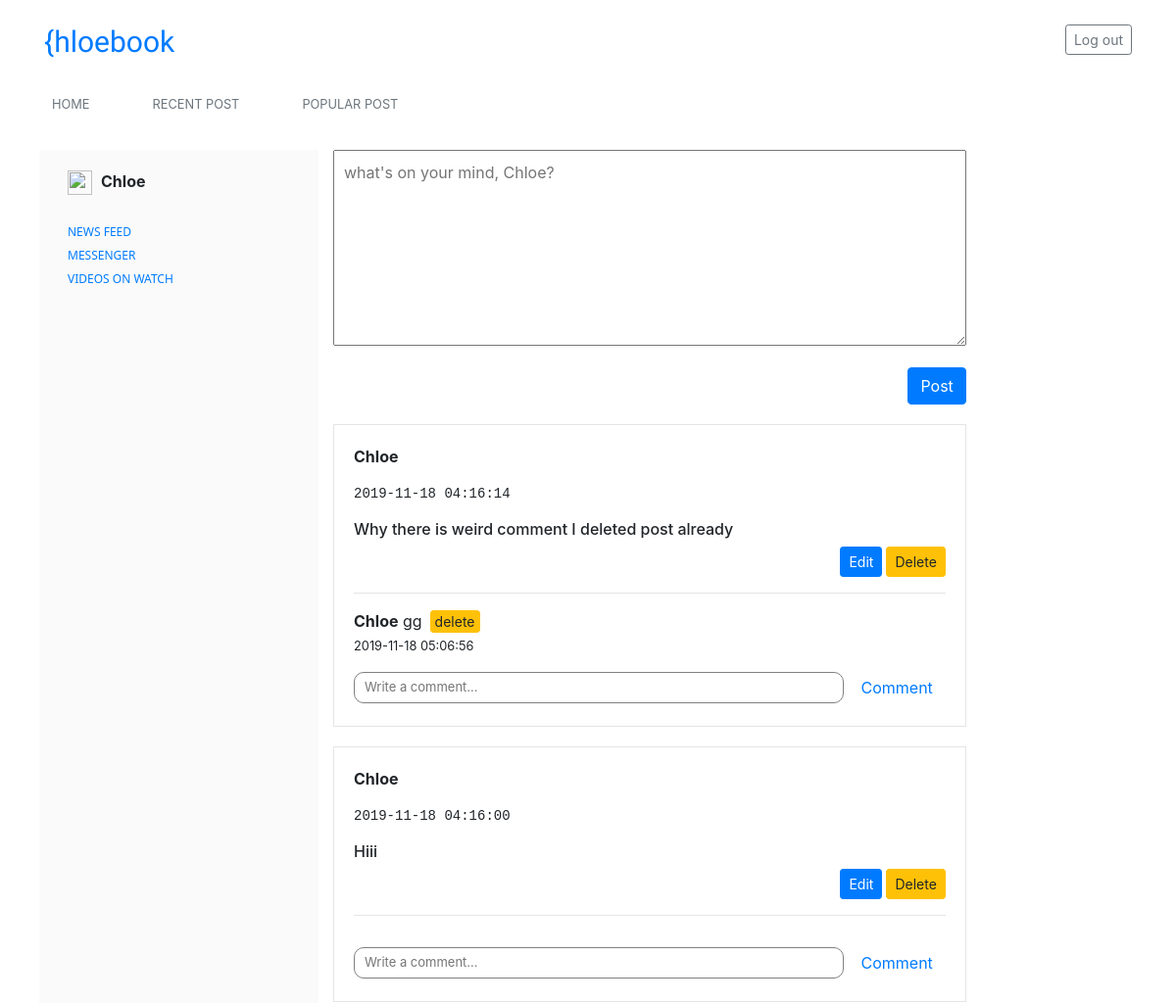
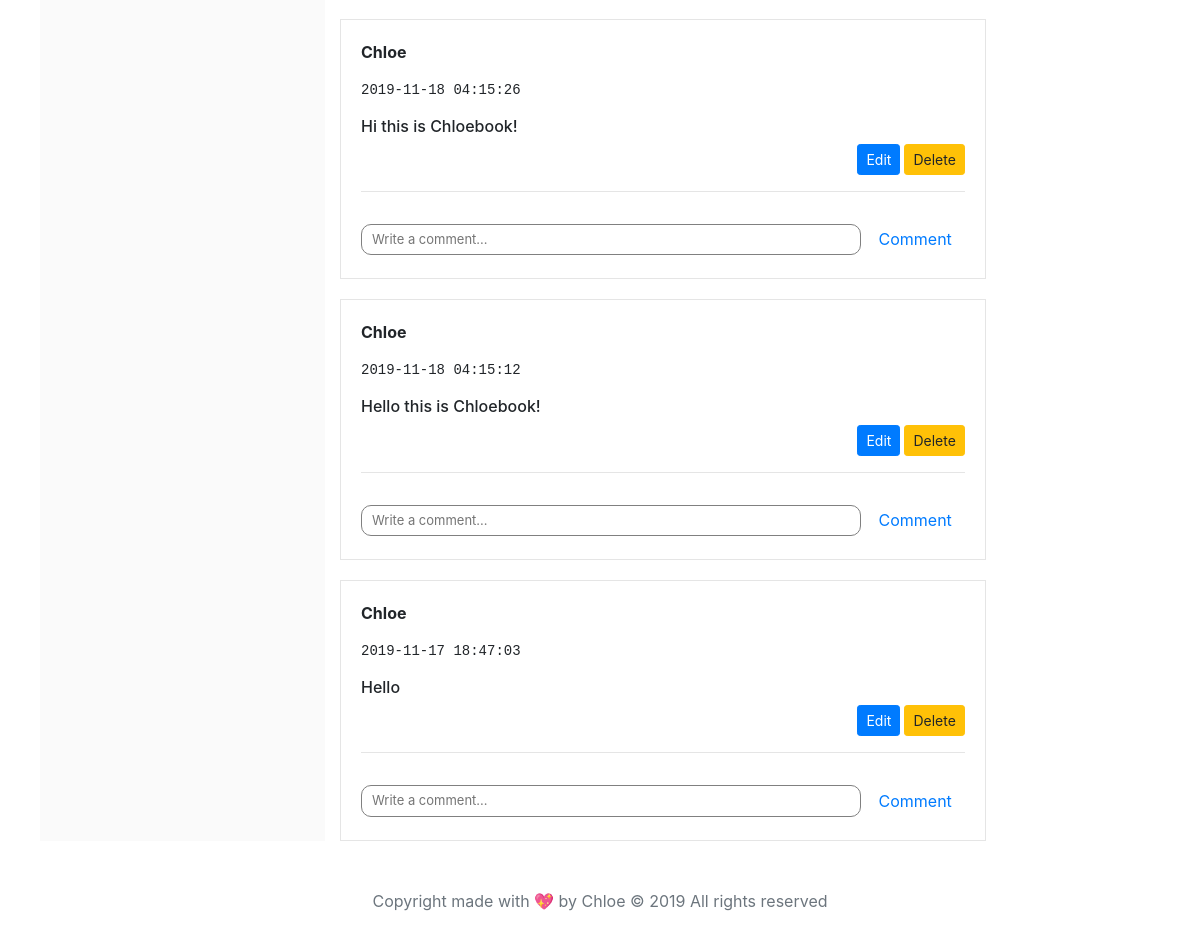
Screenshot of /user/5 (signed in) with the database file from the repository (2 pictures, top to bottom).
### app.py (models this page shows, shortened)
class User(UserMixin, db.Model):
    __tablename__ = 'users'
    id = db.Column(db.Integer, primary_key=True)
    username = db.Column(db.String(20), nullable=False)
    email = db.Column(db.String(50), nullable=False, unique=True)
    password = db.Column(db.String, nullable=False, unique=False)

class Post(db.Model):
    __tablename__ = 'posts'
    id = db.Column(db.Integer, primary_key=True)
    body = db.Column(db.String, nullable=False)
    user_id = db.Column(db.Integer, nullable=False)
    created = db.Column(db.DateTime, server_default=db.func.now())
    updated = db.Column(db.DateTime, server_default=db.func.now(), server_onupdate=db.func.now())
    like_time = db.Column(db.Integer, default = 0)
    def comments(self):
        return Comments.query.filter_by(post_id=self.id).all()

class Comments(db.Model):
    __tablename__ = 'comments'
    id = db.Column(db.Integer, primary_key=True)
    body = db.Column(db.String, nullable=False)
    user_id = db.Column(db.Integer, nullable=False)
    post_id = db.Column(db.Integer, nullable=False)
    created_at = db.Column(db.DateTime, server_default=db.func.now())
    updated_at = db.Column(db.DateTime, server_default=db.func.now(), server_onupdate=db.func.now())

### app.py (the view)
@app.route('/user/<int:user_id>')
def Profile(user_id):
    posts = Post.query.filter(Post.user_id == user_id).all()
    for post in posts:
        post.author = User.query.filter_by(id=post.user_id).first()
    return render_template("profile.html", posts=posts[::-1])

### app.py (called while the page is built)
@login_manager.user_loader
def load_user(user_id):
    return User.query.get(user_id)

### templates/profile.html (shortened to what this page needs)
{% extends 'base.html' %}
{% block content %}
<div class="row mt-4">
  <div class="col-3">
    &nbsp; <img src="https://uybor.uz/borless/avtobor/img/user-images/user_no_photo_300x300.png" width="25" height="25"
      alt="">&nbsp;
    <strong>{{current_user.username}}</strong>
    &nbsp; <a href="#" class="list">NEWS FEED</a>
    &nbsp; <a href="#" class="list mt-5">MESSENGER</a>
    &nbsp; <a href="#" class="list mt-5">VIDEOS ON WATCH</a>
  </div>
  <div clas="col-9">
    <form method='POST' class='create-post-form' action={{url_for('create_post')}}>
      <p class="card-text">
        <textarea class='create-post-input' name='body'
          placeholder="what's on your mind, {{current_user.username}}?"></textarea>
      </p>
      <button class='ml-auto d-block btn btn-primary' type='submit'>Post</button>
    </form>
    <div class='posts-container'>
      {% for post in posts %}
      <div class='single-post-container'>
        <strong>
          <p class="post-owner">{{post.author.username}}</p>
        </strong>
        <pre class="date">{{post.created}}</pre>
        <h6>{{post.body}}</h6>
        {% if post.author.id == current_user.id %}
        <div class="edit d-flex justify-content-end">
          <a href="{{url_for('single_post', id=post.id, action='edit')}}">
            <button type="button" class="btn btn-primary btn-sm mx-1"> Edit </button>
          </a>
          <form method="POST" action={{url_for('single_post', id=post.id, action='delete')}}>
            <button type="submit" class="btn btn-warning btn-sm"> Delete </button>
          </form>
        </div>
        {% endif %}
        <hr>
        <div class='single-post-footer'>
          {% for comment in post.comments() %}
          <form method="POST" action={{url_for('delete_comment', id=comment.id)}}>
            <div class="commentgrp d-flex align-items-center">
              <strong>{{current_user.username}}</strong>&nbsp;{{comment.body}} <br />
              <button class="btn btn-sm btn-warning p-0 px-1 mx-2"> delete </button>
            </div>
            <small> {{comment.created_at}}</small> <br />
          </form>
          {% endfor %}
          <form method="POST" action={{url_for('create_comment', post_id = post.id)}}>
            <input type="text" name="body" class="comment mt-3" placeholder="Write a comment..."> </input>
            <button class='btn btn-link'> Comment </button>
          </form>
        </div>
      </div>
      {% endfor %}
    </div>
  </div>
</div>
{% endblock %}

### static/style.css (style rules this page uses)
textarea { width: 100%; height: 200px; padding: 10px; }
.single-post-container { border: 1px solid rgba(0,0,0,.1); padding: 20px; margin-top: 20px; }
.comment { width: 500px; border-radius: 10px; border: 0.5px solid grey; padding: 5px; padding-left: 10px; font-size: 13px; }
.list { font-size: 12px; margin-top: 100px; font-weight: 500; font-family: 'Segoe UI', Tahoma, Geneva, Verdana, sans-serif; }
.col-3 { background-color: rgba(200,200, 200,.1); height: auto; margin-left: 10px; margin-right: 15px; padding: 20px; }

### rows the page displays
User: username "Chloe", body "what's on your mind, Chloe?"
Post: author.username "Chloe", created "2019-11-18 04:16:14", body "Why there is weird comment I deleted post already"
Comments: body "gg", created_at "2019-11-18 05:06:56"
Post: author.username "Chloe", created "2019-11-18 04:16:00", body "Hiii"
Post: author.username "Chloe", created "2019-11-18 04:15:26", body "Hi this is Chloebook!"
Post: author.username "Chloe", created "2019-11-18 04:15:12", body "Hello this is Chloebook!"
Post: author.username "Chloe", created "2019-11-17 18:47:03", body "Hello"
